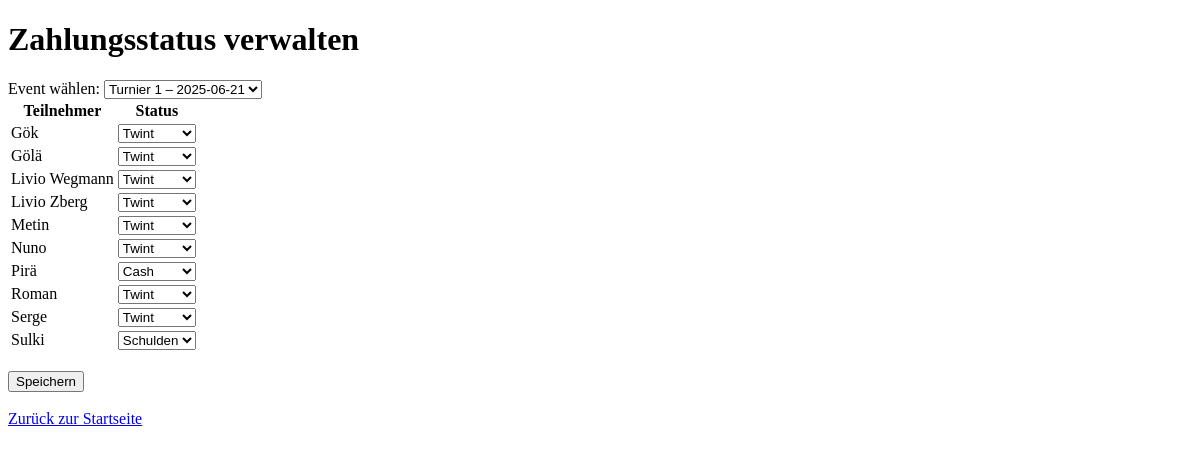
Before: /zahlung?event_id=1 with the older database file.
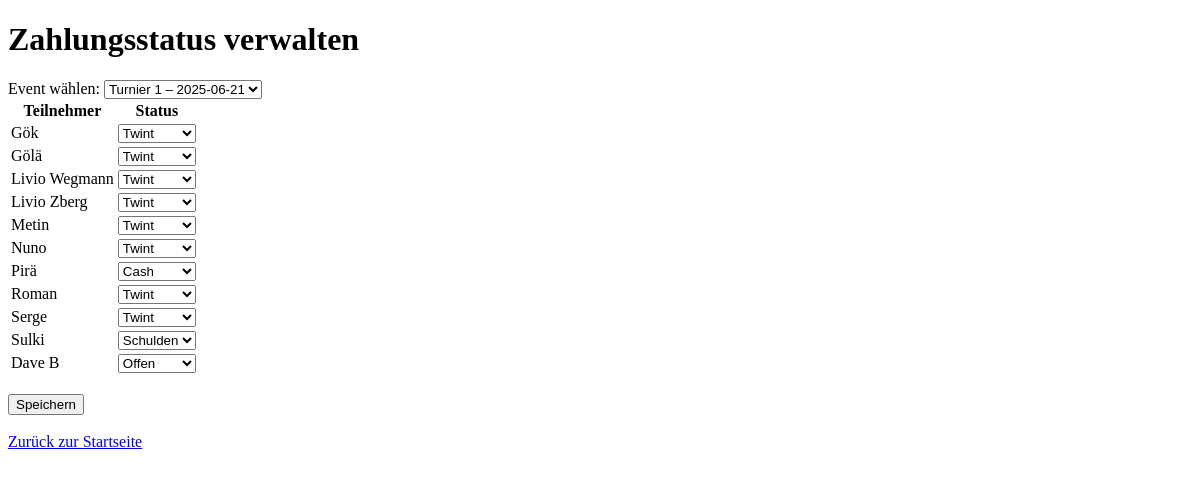
After: the same page with the newer database file.
### app/models.py (models this page shows)
class TeilnehmerEvent(db.Model):
    id = db.Column(db.Integer, primary_key=True)
    event_id = db.Column(db.Integer, db.ForeignKey('event.id'), nullable=False)
    teilnehmer_id = db.Column(db.Integer, db.ForeignKey('teilnehmer.id'), nullable=False)
    bezahlt_status = db.Column(
        db.String(20),
        default="offen",
        nullable=False
    )
    teilnehmer = db.relationship("Teilnehmer", backref="events")

class Teilnehmer(db.Model):
    id = db.Column(db.Integer, primary_key=True)
    name = db.Column(db.String(100), nullable=False)

### app/routes.py (the view)
@app.route("/zahlung", methods=["GET", "POST"])
def zahlung_verwalten():
    events = Event.query.order_by(Event.datum.desc()).all()
    selected_event_id = request.args.get("event_id", type=int)
    teilnehmer_events = []
    if selected_event_id:
        teilnehmer_events = TeilnehmerEvent.query.filter_by(event_id=selected_event_id).all()
    if request.method == "POST":
        for te in teilnehmer_events:
            status = request.form.get(f"status_{te.id}")
            te.bezahlt_status = status
        db.session.commit()
        return redirect(url_for("zahlung_verwalten", event_id=selected_event_id))
    return render_template("zahlung_verwalten.html", events=events, teilnehmer_events=teilnehmer_events, selected_event_id=selected_event_id)

### app/templates/zahlung_verwalten.html (shortened to what this page needs)
<!DOCTYPE html>
<html lang="de">
<head>
</head>
<body>
    <h1>Zahlungsstatus verwalten</h1>
    <form method="GET">
        <label for="event_id">Event wählen:</label>
        <select name="event_id" id="event_id" onchange="this.form.submit()">
            {% for event in events %}
                <option value="{{ event.id }}" {% if selected_event_id == event.id %}selected{% endif %}>
                    {{ event.name }} – {{ event.datum }}
                </option>
            {% endfor %}
        </select>
    </form>
    {% if teilnehmer_events %}
    <form method="POST">
        <table>
            <tr>
                <th>Teilnehmer</th>
                <th>Status</th>
            </tr>
            {% for te in teilnehmer_events %}
            <tr>
                <td>{{ te.teilnehmer.name }}</td>
                <td>
                    <select name="status_{{ te.id }}">
                        {% for status in ['offen', 'twint', 'cash', 'schulden'] %}
                            <option value="{{ status }}" {% if te.bezahlt_status == status %}selected{% endif %}>{{ status.capitalize() }}</option>
                        {% endfor %}
                    </select>
                </td>
            </tr>
            {% endfor %}
        </table>
        <br>
        <input type="submit" value="Speichern">
    </form>
    {% endif %}
    <br><a href="{{ url_for('index') }}">Zurück zur Startseite</a>
</body>
</html>

Changed rows visible on the page:
added TeilnehmerEvent: teilnehmer.name "Dave B", bezahlt_status+id "Offen"
